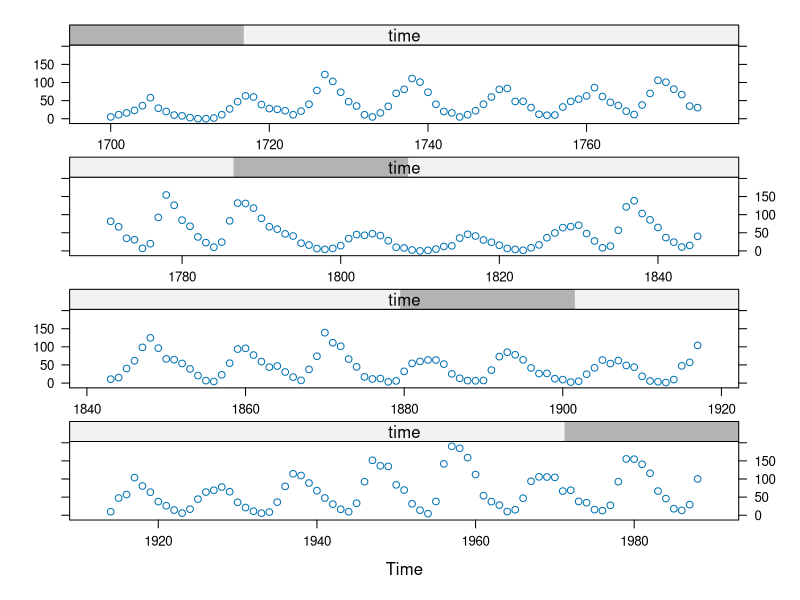

This chart was generated by the following R code:
library(lattice)
xyplot(sunspot.year,
       strip = T, strip.left = F,type = "p",
       cut = list(number = 4, overlap = 0.05))